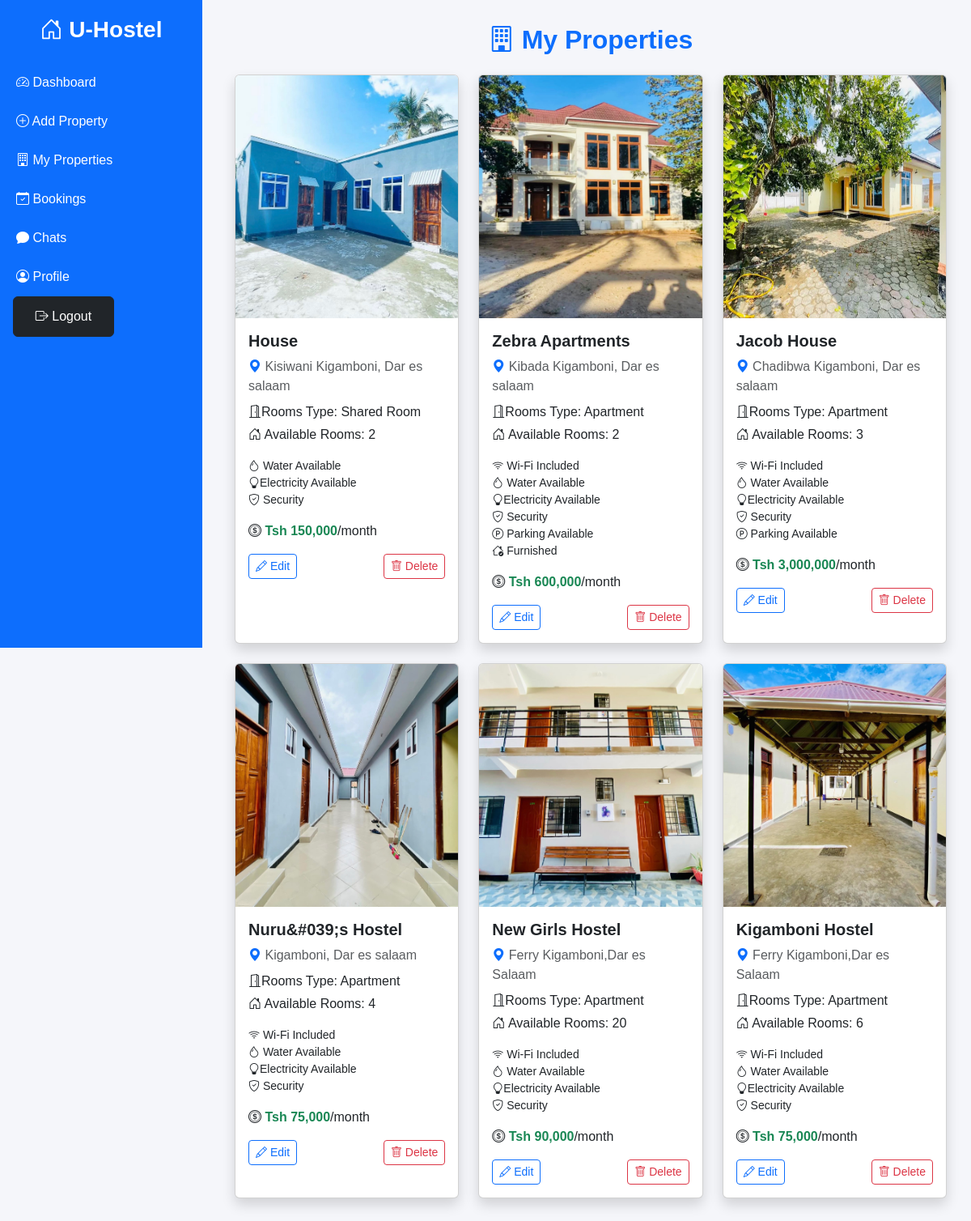
Page /House-Owner/MyProperties.php (signed in) on the committed database.
### tables this page shows
CREATE TABLE `properties` (
  `Id` int(11) NOT NULL,
  `Owner_id` int(11) NOT NULL,
  `Names` varchar(100) NOT NULL,
  `Locations` varchar(100) NOT NULL,
  `Types` varchar(50) NOT NULL,
  `Price` decimal(10,2) NOT NULL,
  `Available_rooms` int(11) NOT NULL,
  `Amenities` text DEFAULT NULL,
  `Descriptions` varchar(255) DEFAULT NULL,
  `Statuses` varchar(20) DEFAULT 'available',
  `Created_at` timestamp NOT NULL DEFAULT current_timestamp(),
  `Image1` varchar(255) DEFAULT NULL,
  `Image2` varchar(255) DEFAULT NULL,
  `Image3` varchar(255) DEFAULT NULL,
  `Image4` varchar(255) DEFAULT NULL,
  `approval` varchar(60) NOT NULL DEFAULT 'Pending'
);

### House-Owner/MyProperties.php (the view, shortened to what this page needs)
<?php
include_once '../db.php';
$ownerId = $_SESSION["id"];
$sql = "SELECT * FROM properties WHERE Owner_id = '$ownerId' ORDER BY Id DESC";
$result = mysqli_query($conn, $sql);
?>
<!DOCTYPE html>
<html lang="en">
<head>
  <link href="https://cdn.jsdelivr.net/npm/bootstrap@5.3.8/dist/css/bootstrap.min.css" rel="stylesheet">
  <link href="https://cdn.jsdelivr.net/npm/bootstrap-icons@1.13.1/font/bootstrap-icons.min.css" rel="stylesheet">
</head>
<body>
  <div class="sidebar">
    <h3 class="text-center mb-4 fw-bold"><i class="bi bi-house-door"></i> U-Hostel</h3>
    <a href="owner.php"><i class="bi bi-speedometer2"></i> Dashboard</a>
    <a href="addProperty.php"><i class="bi bi-plus-circle"></i> Add Property</a>
    <a href="#"><i class="bi bi-building"></i> My Properties</a>
    <a href="bookings.php"><i class="bi bi-calendar-check"></i> Bookings</a>
    <a href="ownerChat.php"><i class="bi bi-chat-fill"></i> Chats</a>
    <a href="ownerProfile.php"><i class="bi bi-person-circle"></i> Profile</a>
    <a href="../SignOut.php" class="btn w-50 btn-dark mx-3"><i class="bi bi-box-arrow-right"></i> Logout</a>
  </div>
  <div class="content">
    <h2 class="fw-bold text-center text-primary mb-4"><i class="bi bi-building"></i> My Properties</h2>
  <?php if (mysqli_num_rows($result) > 0): ?>
  <div class="row justify-content-center">
    <?php while ($row = mysqli_fetch_assoc($result)): ?>
      <div class="col-10 col-md-6 col-lg-4 mb-4">
        <div class="card h-100 shadow property-card">
          <?php
            $imgPath = '../images/'.$row['Image1'];
          ?>
          <img src="<?= $imgPath ?>" class="card-img-top" style="height: 300px; " alt="Property Image">
          <div class="card-body">
            <h5 class="fw-bold"><?= htmlspecialchars($row["Names"]) ?></h5>
            <p class="text-muted mb-2"><i class="bi bi-geo-alt-fill text-primary"></i> <?= htmlspecialchars($row["Locations"]) ?></p>
            <p class="mb-1"><i class="bi bi-door-open"></i>Rooms Type: <?= htmlspecialchars($row["Types"]) ?> </p>
            <p><i class="bi bi-house-door"></i> Available Rooms: <?= htmlspecialchars($row["Available_rooms"]) ?> </p>
            <ul class="list-unstyled small mb-3">
          <?php
                  $anems = explode(',',$row["Amenities"]);
                  foreach($anems as $anem){
                    if($anem === "Wi-Fi"){
                      echo '<li><i class="bi bi-wifi"></i> Wi-Fi Included</li>';
                    }
                    if($anem === "Water"){
                      echo '<li><i class="bi bi-droplet"></i> Water Available</li>';
                    }
                    if($anem === "Electricity"){
                      echo '<li><i class="bi bi-lightbulb"></i>Electricity Available</li>';
                    }
                    if($anem === "Security"){
                      echo '<li><i class="bi bi-shield-check"></i> Security</li>';
                    }
                    if($anem === "Parking"){
                      echo '<li><i class="bi bi-p-circle"></i></i> Parking Available</li>';
                    }
                    if($anem === "Furnished"){
                      echo '<li><i class="bi bi-house-check"></i> Furnished</li>';
                    }
                  }
          ?></ul>
            <p class="mb-1"><i class="bi bi-coin"></i> <span class="fw-bold text-success">Tsh <?= number_format($row["Price"]) ?></span>/month</p>
            <div class="d-flex justify-content-between mt-3" >
              <a href="editProperty.php?id=<?= $row['Id'] ?>" class="btn btn-outline-primary btn-sm"><i class="bi bi-pencil"></i> Edit</a>
              <a href="deleteProperty.php?id=<?= $row['Id'] ?>" class="btn btn-outline-danger btn-sm" onclick="return confirm('Are you sure you want to delete this property?');">
                <i class="bi bi-trash"></i> Delete
              </a>
            </div>
          </div>
        </div>
      </div>
    <?php endwhile; ?>
  </div>
  <?php else: ?>
    <div class="alert alert-info text-center">No properties added yet. <a href="add_property.php" class="fw-bold text-primary">Add your first one!</a></div>
  <?php endif; ?>
  </div>
</body>
</html>

### House-Owner/MyProperties.php (style rules this page uses)
body { font-family: Poppins, sans-serif; background-color: #f5f6fa; }
.sidebar { height: 100vh; background-color: #0d6efd; color: white; padding-top: 20px; position: fixed; width: 250px; }
.sidebar a { color: white; text-decoration: none; display: block; padding: 12px 20px; }
.content { margin-left: 260px; padding: 30px; }

### rows in the picture
properties: Image1 (picture), Names "House", Locations "Kisiwani Kigamboni, Dar es salaam", Types "Shared Room", Available_rooms "2", Price "150,000"
properties: Image1 (picture), Names "Zebra Apartments", Locations "Kibada Kigamboni, Dar es salaam", Types "Apartment", Available_rooms "2", Price "600,000"
properties: Image1 (picture), Names "Jacob House", Locations "Chadibwa Kigamboni, Dar es salaam", Types "Apartment", Available_rooms "3", Price "3,000,000"
properties: Image1 (picture), Names "Nuru&#039;s Hostel", Locations "Kigamboni, Dar es salaam", Types "Apartment", Available_rooms "4", Price "75,000"
properties: Image1 (picture), Names "New Girls Hostel", Locations "Ferry Kigamboni,Dar es Salaam", Types "Apartment", Available_rooms "20", Price "90,000"
properties: Image1 (picture), Names "Kigamboni Hostel", Locations "Ferry Kigamboni,Dar es Salaam", Types "Apartment", Available_rooms "6", Price "75,000"
